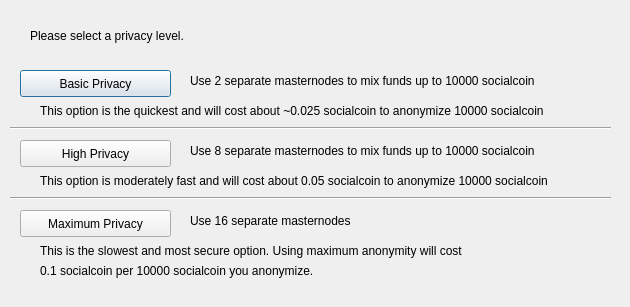
<?xml version="1.0" encoding="UTF-8"?>
<ui version="4.0">
 <class>ObfuscationConfig</class>
 <widget class="QDialog" name="ObfuscationConfig">
  <property name="geometry">
   <rect>
    <x>0</x>
    <y>0</y>
    <width>630</width>
    <height>307</height>
   </rect>
  </property>
  <property name="windowTitle">
   <string>Configure Obfuscation</string>
  </property>
  <widget class="QPushButton" name="buttonBasic">
   <property name="geometry">
    <rect>
     <x>20</x>
     <y>70</y>
     <width>151</width>
     <height>27</height>
    </rect>
   </property>
   <property name="text">
    <string>Basic Privacy</string>
   </property>
  </widget>
  <widget class="QPushButton" name="buttonHigh">
   <property name="geometry">
    <rect>
     <x>20</x>
     <y>140</y>
     <width>151</width>
     <height>27</height>
    </rect>
   </property>
   <property name="text">
    <string>High Privacy</string>
   </property>
  </widget>
  <widget class="QPushButton" name="buttonMax">
   <property name="geometry">
    <rect>
     <x>20</x>
     <y>210</y>
     <width>151</width>
     <height>27</height>
    </rect>
   </property>
   <property name="text">
    <string>Maximum Privacy</string>
   </property>
  </widget>
  <widget class="QLabel" name="label">
   <property name="geometry">
    <rect>
     <x>30</x>
     <y>20</y>
     <width>571</width>
     <height>31</height>
    </rect>
   </property>
   <property name="text">
    <string>Please select a privacy level.</string>
   </property>
  </widget>
  <widget class="QLabel" name="label_2">
   <property name="geometry">
    <rect>
     <x>190</x>
     <y>70</y>
     <width>421</width>
     <height>21</height>
    </rect>
   </property>
   <property name="text">
    <string>Use 2 separate masternodes to mix funds up to 10000 socialcoin</string>
   </property>
  </widget>
  <widget class="QLabel" name="label_3">
   <property name="geometry">
    <rect>
     <x>190</x>
     <y>140</y>
     <width>411</width>
     <height>21</height>
    </rect>
   </property>
   <property name="text">
    <string>Use 8 separate masternodes to mix funds up to 10000 socialcoin</string>
   </property>
  </widget>
  <widget class="QLabel" name="label_4">
   <property name="geometry">
    <rect>
     <x>190</x>
     <y>210</y>
     <width>421</width>
     <height>21</height>
    </rect>
   </property>
   <property name="text">
    <string>Use 16 separate masternodes</string>
   </property>
  </widget>
  <widget class="QLabel" name="label_6">
   <property name="geometry">
    <rect>
     <x>40</x>
     <y>100</y>
     <width>561</width>
     <height>21</height>
    </rect>
   </property>
   <property name="text">
    <string>This option is the quickest and will cost about ~0.025 socialcoin to anonymize 10000 socialcoin</string>
   </property>
  </widget>
  <widget class="QLabel" name="label_7">
   <property name="geometry">
    <rect>
     <x>40</x>
     <y>170</y>
     <width>561</width>
     <height>21</height>
    </rect>
   </property>
   <property name="text">
    <string>This option is moderately fast and will cost about 0.05 socialcoin to anonymize 10000 socialcoin</string>
   </property>
  </widget>
  <widget class="QLabel" name="label_8">
   <property name="geometry">
    <rect>
     <x>40</x>
     <y>240</y>
     <width>561</width>
     <height>21</height>
    </rect>
   </property>
   <property name="text">
    <string>This is the slowest and most secure option. Using maximum anonymity will cost</string>
   </property>
  </widget>
  <widget class="QLabel" name="label_9">
   <property name="geometry">
    <rect>
     <x>40</x>
     <y>260</y>
     <width>561</width>
     <height>21</height>
    </rect>
   </property>
   <property name="text">
    <string>0.1 socialcoin per 10000 socialcoin you anonymize.</string>
   </property>
  </widget>
  <widget class="Line" name="line">
   <property name="geometry">
    <rect>
     <x>10</x>
     <y>120</y>
     <width>601</width>
     <height>16</height>
    </rect>
   </property>
   <property name="orientation">
    <enum>Qt::Horizontal</enum>
   </property>
  </widget>
  <widget class="Line" name="line_2">
   <property name="geometry">
    <rect>
     <x>10</x>
     <y>190</y>
     <width>601</width>
     <height>16</height>
    </rect>
   </property>
   <property name="orientation">
    <enum>Qt::Horizontal</enum>
   </property>
  </widget>
 </widget>
 <resources/>
 <connections/>
</ui>
